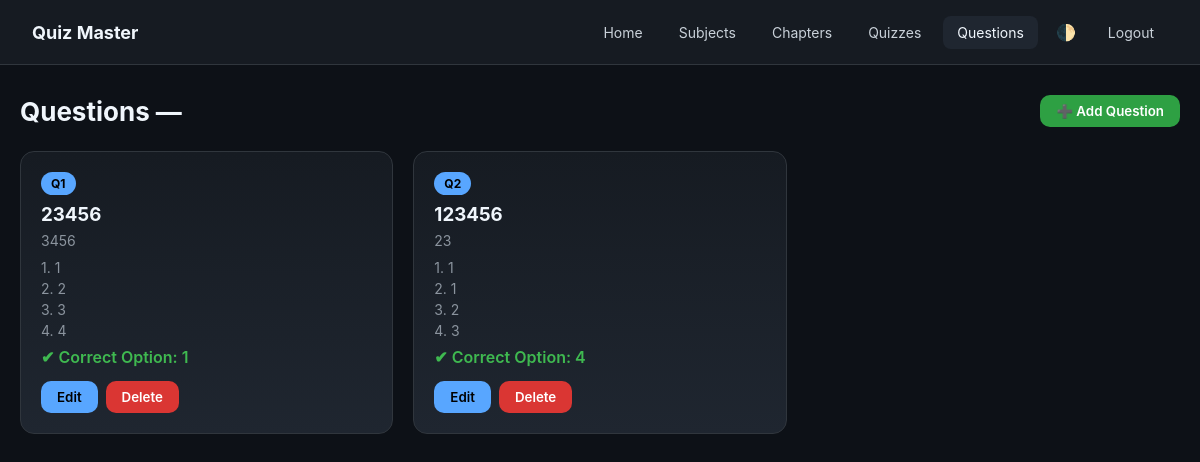
The app's page /teacher/quizzes/1/questions (signed in) with its own data.
### controller/models.py (models this page shows)
class Question(db.Model):
    __tablename__ = "question"
    question_id = db.Column(db.Integer, primary_key=True)
    quiz_id = db.Column(
        db.Integer,
        db.ForeignKey("quiz.quiz_id"),
        nullable=False
    )
    title = db.Column(db.String(255), nullable=False)
    statement = db.Column(db.Text, nullable=False)
    option_1 = db.Column(db.String(255), nullable=False)
    option_2 = db.Column(db.String(255), nullable=False)
    option_3 = db.Column(db.String(255), nullable=False)
    option_4 = db.Column(db.String(255), nullable=False)
    correct_option = db.Column(db.Integer, nullable=False)

### main.py (the view)
@app.route("/teacher/quizzes/<int:quiz_id>/questions")
@login_required
@role_required("teacher")
def teacher_questions(quiz_id):
    quiz = Quiz.query.get_or_404(quiz_id)
    chapter = Chapter.query.get_or_404(quiz.chapter_id)
    subject = Subject.query.get_or_404(chapter.subject_id)
    questions = Question.query.filter_by(quiz_id=quiz_id).all()
    return render_template(
        "teacher/questions.html",
        quiz=quiz,
        chapter=chapter,
        subject=subject,     # ✅ THIS WAS MISSING
        questions=questions
    )

### main.py (called while the page is built)
def login_required(f):
    @wraps(f)
    def wrapper(*args, **kwargs):
        if "user_id" not in session:
            flash("Please login first")
            return redirect(url_for("login"))
        return f(*args, **kwargs)
    return wrapper

def role_required(required_role):
    def decorator(f):
        @wraps(f)
        def wrapper(*args, **kwargs):
            if session.get("role") != required_role:
                flash("Unauthorized access")
                return redirect(url_for("login"))
            return f(*args, **kwargs)
        return wrapper
    return decorator

### templates/TEACHER/questions.html (shortened to what this page needs)
<!DOCTYPE html>
<html lang="en">
<head>
</head>
<body data-theme="dark">
<nav class="navbar">
    <div class="brand">Quiz Master</div>
    <div class="nav-links">
        <a class="nav-link" href="{{ url_for('teacher_dashboard') }}">Home</a>
        <a class="nav-link" href="{{ url_for('teacher_subjects') }}">Subjects</a>
        <a class="nav-link" href="{{ url_for('teacher_chapters', subject_id=subject.subject_id) }}">Chapters</a>
        <a class="nav-link" href="{{ url_for('teacher_quizzes', chapter_id=chapter.chapter_id) }}">Quizzes</a>
        <a class="nav-link active">Questions</a>
        <span class="theme-toggle" onclick="toggleTheme()">🌓</span>
        <a class="nav-link" href="{{ url_for('logout') }}">Logout</a>
    </div>
</nav>
<div class="container">
    <div class="header">
        <h1>Questions — {{ quiz.title }}</h1>
        <button class="btn-primary" onclick="openModal()">➕ Add Question</button>
    </div>
    {% if questions %}
    <div class="grid">
        {% for q in questions %}
        <div class="card question-card"
             data-title="{{ q.title }}"
             data-statement="{{ q.statement }}"
             data-o1="{{ q.option_1 }}"
             data-o2="{{ q.option_2 }}"
             data-o3="{{ q.option_3 }}"
             data-o4="{{ q.option_4 }}"
             data-correct="{{ q.correct_option }}"
             data-edit-url="{{ url_for('edit_question', question_id=q.question_id) }}">
            <div class="q-badge">Q{{ loop.index }}</div>
            <h3>{{ q.title }}</h3>
            <div class="statement">{{ q.statement }}</div>
            <div class="option">1. {{ q.option_1 }}</div>
            <div class="option">2. {{ q.option_2 }}</div>
            <div class="option">3. {{ q.option_3 }}</div>
            <div class="option">4. {{ q.option_4 }}</div>
            <div class="correct">✔ Correct Option: {{ q.correct_option }}</div>
            <div class="actions">
                <button class="btn-secondary" onclick="editQuestion(this)">Edit</button>
                <form method="POST"
                      action="{{ url_for('delete_question', question_id=q.question_id) }}"
                      onsubmit="return handleDelete(this);">
                    <button class="btn-danger">Delete</button>
                </form>
            </div>
        </div>
        {% endfor %}
    </div>
    {% else %}
        <div class="empty">No questions yet.</div>
    {% endif %}
</div>
</body>
</html>

### templates/TEACHER/questions.html (style rules this page uses)
:root { --bg:#0d1117; --panel:#161b22; --panel-soft:#1f2630; --border:#30363d; --text:#c9d1d9; --muted:#8b949e; --white:#f0f6fc; --accent:#58a6ff; --green:#2ea043; --red:#da3633; --radius:14px; }
* { margin:0;padding:0;box-sizing:border-box;font-family:-apple-system,BlinkMacSystemFont,"Segoe UI",Arial; }
body { background:var(--bg);color:var(--text);min-height:100vh; }
.navbar { position:sticky; top:0; z-index:10; display:flex; justify-content:space-between; align-items:center; padding:14px 32px; background:var(--panel); border-bottom:1px solid var(--border); }
.brand { font-size:18px;font-weight:700;color:var(--white); }
.nav-links { display:flex;gap:8px;align-items:center; }
.nav-link { padding:8px 14px; border-radius:8px; color:var(--text); text-decoration:none; font-size:14px; }
.nav-link.active,.nav-link:hover { background:var(--panel-soft); color:var(--white); }
.theme-toggle { cursor:pointer;padding:8px 10px; }
.container { max-width:1200px;margin:30px auto;padding:0 20px; }
.header { display:flex;justify-content:space-between;align-items:center; margin-bottom:24px; }
.header h1 { color:var(--white);font-size:26px; }
button { padding:8px 16px;border:none;border-radius:10px; font-weight:600;cursor:pointer; }
.btn-primary { background:var(--green);color:#fff; }
.btn-secondary { background:var(--accent);color:#000; }
.btn-danger { background:var(--red);color:#fff; }
.grid { display:grid; grid-template-columns:repeat(auto-fill,minmax(360px,1fr)); gap:20px; }
.card { background:linear-gradient(180deg,var(--panel),var(--panel-soft)); border:1px solid var(--border); border-radius:var(--radius); padding:20px; }
.q-badge { display:inline-block; padding:4px 10px; border-radius:999px; background:var(--accent); color:#000; font-size:12px; font-weight:700; margin-bottom:8px; }
.card h3 { color:var(--white);margin-bottom:6px; }
.statement { font-size:14px;color:var(--muted);margin-bottom:10px; }
.option { font-size:14px;color:var(--muted);margin-bottom:4px; }
.correct { margin-top:8px;color:#3fb950;font-weight:600; }
.actions { display:flex;gap:8px;margin-top:14px; }

### records on screen
Question: title "23456", statement "3456", option_1 "1", option_2 "2", option_3 "3", option_4 "4", correct_option "1"
Question: title "123456", statement "23", option_1 "1", option_2 "1", option_3 "2", option_4 "3", correct_option "4"
